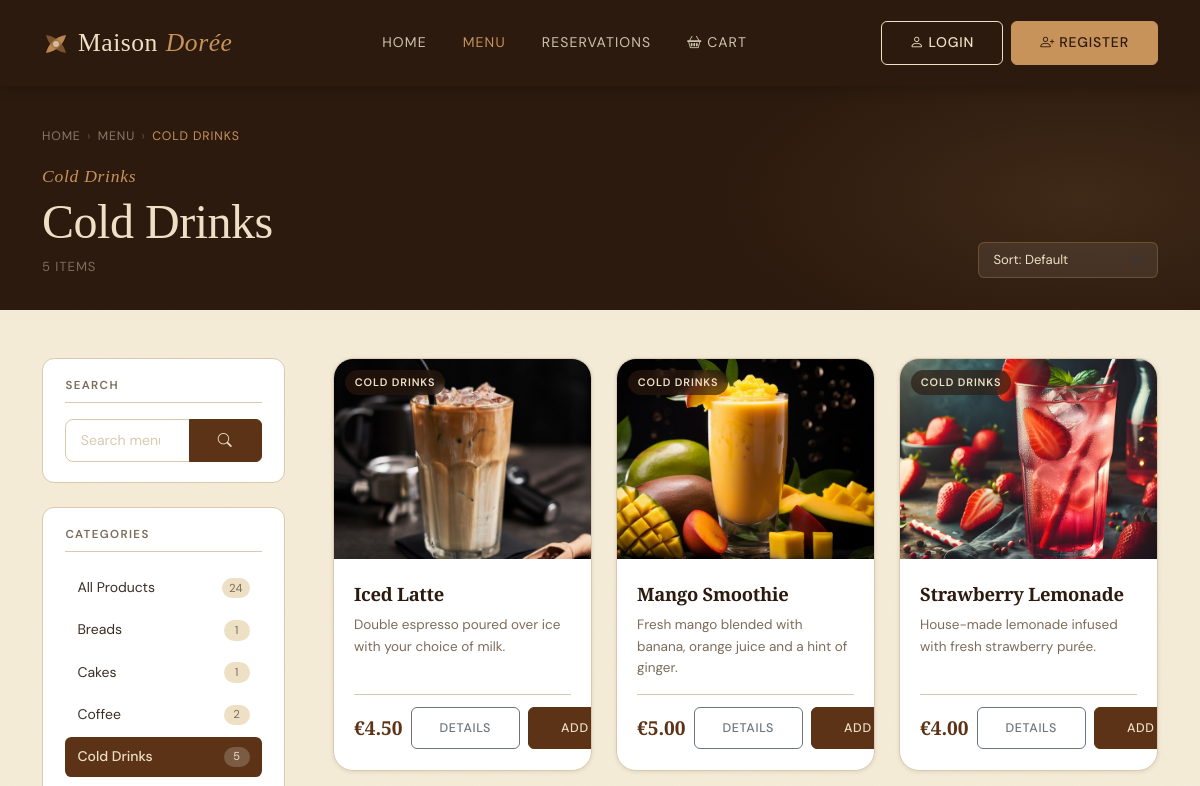
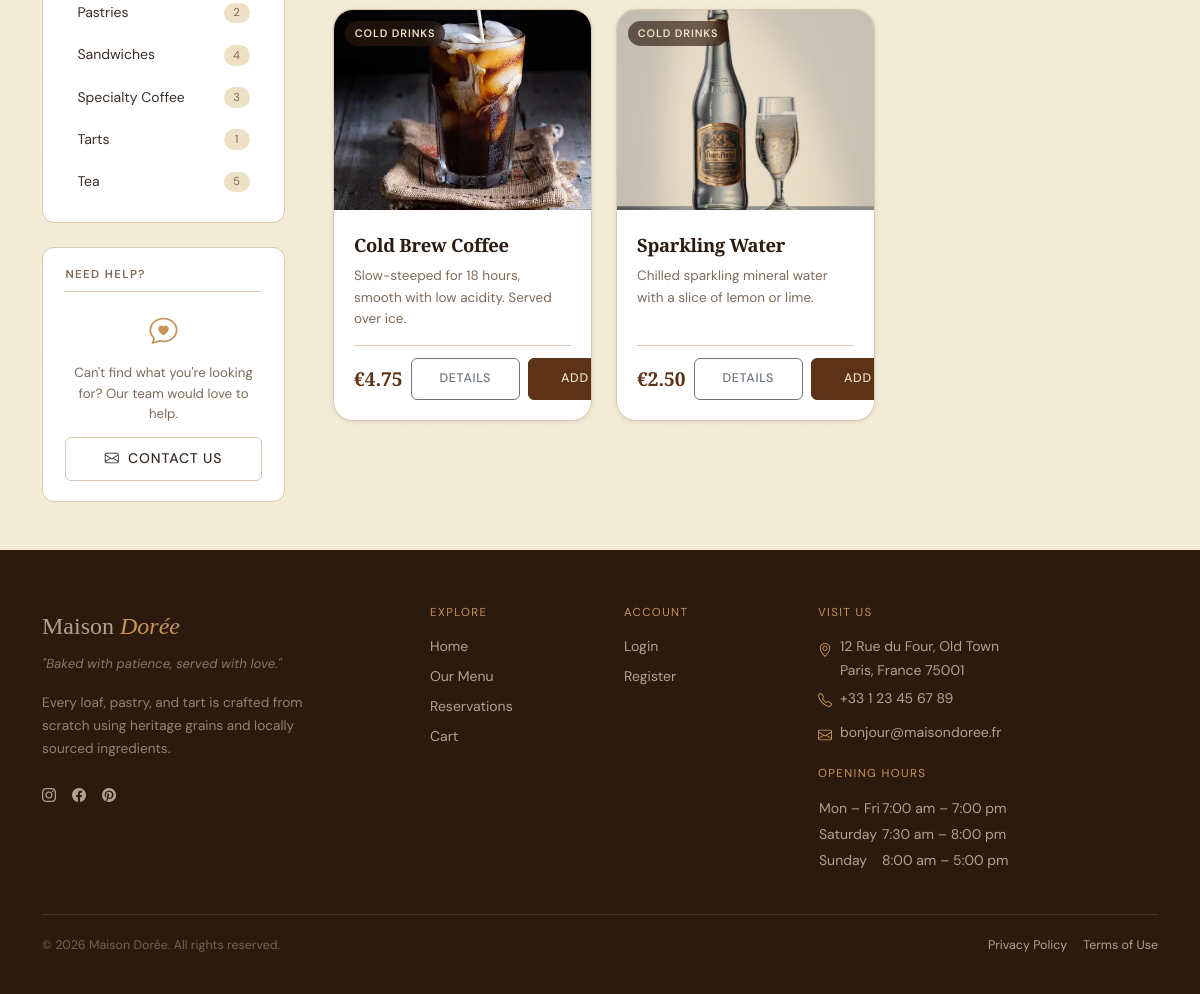
The app's page /products.php?category_id=4 with its own data (2 pictures, top to bottom).
### tables this page shows
CREATE TABLE `categories` (
  `id` int(11) NOT NULL,
  `name` varchar(50) NOT NULL
);

CREATE TABLE `products` (
  `id` int(11) NOT NULL,
  `category_id` int(11) DEFAULT NULL,
  `name` varchar(100) NOT NULL,
  `description` text DEFAULT NULL,
  `price` decimal(10,2) NOT NULL,
  `image_url` varchar(255) DEFAULT NULL
);

### db_connect.php (called while the page is built, shortened)
<?php
function db(): PDO {
    static $pdo = null;
    if ($pdo !== null) return $pdo;
    $dsn = sprintf('mysql:host=%s;port=%s;dbname=%s;charset=%s', DB_HOST, DB_PORT, DB_NAME, DB_CHARSET);
    $options = [
        PDO::ATTR_ERRMODE            => PDO::ERRMODE_EXCEPTION,
        PDO::ATTR_DEFAULT_FETCH_MODE => PDO::FETCH_ASSOC,
        PDO::ATTR_EMULATE_PREPARES   => false,
    ];
    try {
        $pdo = new PDO($dsn, DB_USER, DB_PASS, $options);
    } catch (PDOException $e) {
        error_log($e->getMessage());
        exit('Connection failed.');
    }
    return $pdo;
}
function db_fetch_all(string $sql, array $params = []): array {
    $stmt = db()->prepare($sql);
    $stmt->execute($params);
    return $stmt->fetchAll();
}
function db_fetch_one(string $sql, array $params = []): ?array {
    $stmt = db()->prepare($sql);
    $stmt->execute($params);
    $row = $stmt->fetch();
    return $row !== false ? $row : null;
}
?>

### products.php (the view, shortened to what this page needs)
<?php
require_once 'db_connect.php';
$categoryId = filter_input(INPUT_GET, 'category_id', FILTER_VALIDATE_INT, [
    'options' => ['min_range' => 1],
]);
$searchQuery = trim(strip_tags($_GET['q'] ?? ''));
$sortRaw     = $_GET['sort'] ?? 'default';
$page        = max(1, (int) ($_GET['page'] ?? 1));
$perPage     = 9;
$sortOptions = [
    'default'     => 'p.id ASC',
    'name_asc'    => 'p.name ASC',
    'name_desc'   => 'p.name DESC',
    'price_asc'   => 'p.price ASC',
    'price_desc'  => 'p.price DESC',
];
$sortCol = $sortOptions[$sortRaw] ?? $sortOptions['default'];
$currentCategory = null;
if ($categoryId) {
    $currentCategory = db_fetch_one(
        'SELECT id, name FROM categories WHERE id = :id LIMIT 1',
        [':id' => $categoryId]
    );
}
$allCategories = db_fetch_all(
    'SELECT
         c.id,
         c.name,
         COUNT(p.id) AS product_count
     FROM categories c
     LEFT JOIN products p ON p.category_id = c.id
     GROUP BY c.id, c.name
     ORDER BY c.name ASC'
);
$whereClauses = ['1=1'];
$params       = [];
if ($categoryId) {
    $whereClauses[] = 'p.category_id = :cid';
    $params[':cid'] = $categoryId;
}
$whereSQL = 'WHERE ' . implode(' AND ', $whereClauses);
$totalProducts = (int) db_fetch_one(
    "SELECT COUNT(*) AS cnt
       FROM products p
       JOIN categories c ON c.id = p.category_id
      $whereSQL",
    $params
)['cnt'];
$totalPages = max(1, (int) ceil($totalProducts / $perPage));
$page       = min($page, $totalPages);
$offset     = ($page - 1) * $perPage;
$products = db_fetch_all(
    "SELECT
         p.id,
         p.name,
         p.description,
         p.price,
         p.image_url,
         c.name AS category_name,
         c.id   AS category_id
     FROM products p
     JOIN categories c ON c.id = p.category_id
    $whereSQL
     ORDER BY $sortCol
     LIMIT :lim OFFSET :off",
    array_merge($params, [':lim' => $perPage, ':off' => $offset])
);
function buildUrl(array $overrides = []): string
{
    $base = [
        'category_id' => $_GET['category_id'] ?? null,
        'q'           => $_GET['q']           ?? null,
        'sort'        => $_GET['sort']         ?? null,
        'page'        => $_GET['page']         ?? null,
    ];
    $merged = array_filter(array_merge($base, $overrides), fn($v) => $v !== null && $v !== '');
    return 'products.php?' . http_build_query($merged);
}
require_once __DIR__ . '/header.php';
?>
<section class="prod-hero" aria-labelledby="prod-hero-heading">
    <div class="prod-hero__bg" aria-hidden="true"></div>
    <div class="container position-relative z-1">
        <nav aria-label="Breadcrumb" class="prod-breadcrumb mb-3">
            <a href="index.php">Home</a>
            <span aria-hidden="true">›</span>
            <a href="categories.php">Menu</a>
            <?php if ($currentCategory): ?>
                <span aria-hidden="true">›</span>
                <span aria-current="page"><?= htmlspecialchars($currentCategory['name']) ?></span>
            <?php else: ?>
                <span aria-hidden="true">›</span>
                <span aria-current="page">All Products</span>
            <?php endif; ?>
        </nav>
        <div class="row align-items-end g-3">
            <div class="col">
                <span class="label-script">
                    <?= $currentCategory ? htmlspecialchars($currentCategory['name']) : 'Everything' ?>
                </span>
                <h1 class="prod-hero__title" id="prod-hero-heading">
                    <?php if ($searchQuery !== ''): ?>
                        Results for "<em><?= htmlspecialchars($searchQuery) ?></em>"
                    <?php elseif ($currentCategory): ?>
                        <?= htmlspecialchars($currentCategory['name']) ?>
                    <?php else: ?>
                        All <em>Products</em>
                    <?php endif; ?>
                </h1>
                <p class="prod-hero__meta" aria-live="polite">
                    <?= $totalProducts ?> item<?= $totalProducts !== 1 ? 's' : '' ?>
                </p>
            </div>
            <div class="col-auto">
                <form method="GET" action="products.php" class="d-flex align-items-center gap-2"
                      aria-label="Sort products">
                    <select
                        id="sort"
                        name="sort"
                        class="form-select prod-sort__select"
                        aria-label="Sort products"
                        onchange="this.form.submit()">
                        <option value="default"    <?= $sortRaw === 'default'    ? 'selected' : '' ?>>Sort: Default</option>
                    </select>
                </form>
            </div>
        </div>
    </div>
</section>
<div class="container prod-layout py-5">
    <div class="row g-5">
        <aside class="col-12 col-lg-3" aria-label="Category filter">
            <div class="prod-sidebar-block mb-4">
                <h2 class="prod-sidebar-block__title">Search</h2>
                <form method="GET" action="products.php" role="search" aria-label="Search products">
                    <div class="input-group">
                        <input
                            type="search"
                            name="q"
                            class="form-control prod-sidebar__search"
                            placeholder="Search menu…"
                            value="<?= htmlspecialchars($searchQuery) ?>"
                            aria-label="Search products">
                        <button type="submit" class="btn btn-primary" aria-label="Search">
                            <i class="bi bi-search" aria-hidden="true"></i>
                        </button>
                    </div>
                </form>
            </div>
            <div class="prod-sidebar-block">
                <h2 class="prod-sidebar-block__title">Categories</h2>
                <nav aria-label="Filter by category">
                    <ul class="prod-cat-list" role="list">
                        <li role="listitem">
                            <a
                                href="products.php<?= $searchQuery ? '?q=' . urlencode($searchQuery) : '' ?>"
                                class="prod-cat-list__item <?= !$categoryId ? 'prod-cat-list__item--active' : '' ?>"
                                aria-current="<?= !$categoryId ? 'page' : 'false' ?>">
                                <span class="prod-cat-list__name">All Products</span>
                                <span class="prod-cat-list__count">
                                    <?= array_sum(array_column($allCategories, 'product_count')) ?>
                                </span>
                            </a>
                        </li>
                        <?php foreach ($allCategories as $cat): ?>
                            <li role="listitem">
                                <a
                                    href="<?= buildUrl(['category_id' => $cat['id'], 'page' => null]) ?>"
                                    class="prod-cat-list__item <?= (int)($currentCategory['id'] ?? 0) === (int)$cat['id'] ? 'prod-cat-list__item--active' : '' ?>"
                                    aria-current="<?= (int)($currentCategory['id'] ?? 0) === (int)$cat['id'] ? 'page' : 'false' ?>">
                                    <span class="prod-cat-list__name">
                                        <?= htmlspecialchars($cat['name']) ?>
                                    </span>
                                    <span class="prod-cat-list__count">
                                        <?= (int) $cat['product_count'] ?>
                                    </span>
                                </a>
                            </li>
                        <?php endforeach; ?>
                    </ul>
                </nav>
            </div>
            <div class="prod-sidebar-block mt-4">
                <h2 class="prod-sidebar-block__title">Need Help?</h2>
                <div class="prod-sidebar-help">
                    <i class="bi bi-chat-heart prod-sidebar-help__icon" aria-hidden="true"></i>
                    <p class="prod-sidebar-help__text">
                        Can't find what you're looking for? Our team would love to help.
                    </p>
                    <a href="mailto:bonjour@maisondoree.fr" class="btn btn-ghost btn-sm w-100">
                        <i class="bi bi-envelope me-1" aria-hidden="true"></i> Contact Us
                    </a>
                </div>
            </div>
        </aside>
        <main class="col-12 col-lg-9" id="products-grid" aria-label="Products">
            <?php if (empty($products)): ?>
                <div class="prod-empty" role="status" aria-live="polite">
                    <i class="bi bi-bag-x prod-empty__icon" aria-hidden="true"></i>
                    <h2 class="prod-empty__title">
                        <?= $searchQuery !== ''
                            ? 'No results for "' . htmlspecialchars($searchQuery) . '"'
                            : 'No products available' ?>
                    </h2>
                    <p class="prod-empty__body">
                        <?= $searchQuery !== ''
                            ? 'Try a different search term, or browse a category below.'
                            : 'Check back soon — our bakers are hard at work!' ?>
                    </p>
                    <div class="d-flex gap-3 justify-content-center flex-wrap mt-3">
                        <a href="categories.php" class="btn btn-primary">Browse All Categories</a>
                        <?php if ($searchQuery !== '' || $categoryId): ?>
                            <a href="products.php" class="btn btn-ghost">Clear Filters</a>
                        <?php endif; ?>
                    </div>
                </div>
            <?php else: ?>
                <div class="row g-4" id="productGrid">
                    <?php foreach ($products as $index => $product):
                        $price = number_format((float)$product['price'], 2);
                        $imgSrc = !empty($product['image_url'])
                            ? 'images/' . htmlspecialchars($product['image_url'], ENT_QUOTES)
                            : 'images/placeholder.jpg';
                    ?>
                        <div
                            class="col-12 col-sm-6 col-xl-4"
                            style="--p-delay:<?= $index * 0.06 ?>s">
                            <article
                                class="prod-card"
                                aria-label="<?= htmlspecialchars($product['name']) ?>, €<?= $price ?>">
                                <a
                                    href="product_details.php?id=<?= (int) $product['id'] ?>"
                                    class="prod-card__thumb-link"
                                    tabindex="-1"
                                    aria-hidden="true">
                                    <img
                                        src="<?= $imgSrc ?>"
                                        alt="<?= htmlspecialchars($product['name']) ?>"
                                        class="prod-card__img card-img-top"
                                        loading="lazy"
                                        width="400"
                                        height="200"
                                        onerror="this.onerror=null; this.src='images/placeholder.jpg';">
                                    <span class="prod-card__category-ribbon">
                                    </span>
                                </a>
                                <div class="prod-card__body">
                                    <h3 class="prod-card__name">
                                        <a
                                            href="product_details.php?id=<?= (int) $product['id'] ?>"
                                            class="prod-card__name-link">
                                            <?= htmlspecialchars($product['name']) ?>
                                        </a>
                                    </h3>
                                    <?php if (!empty($product['description'])): ?>
                                        <p class="prod-card__desc">
                                            <?= htmlspecialchars(
                                                mb_strimwidth($product['description'], 0, 90, '…')
                                            ) ?>
                                        </p>
                                    <?php endif; ?>
                                    <div class="prod-card__footer">
                                        <span class="prod-card__price" aria-label="Price: €<?= $price ?>">
                                            €<?= $price ?>
                                        </span>
                                        <div class="d-flex gap-2 align-items-center">
                                            <a
                                                href="product_details.php?id=<?= (int) $product['id'] ?>"
                                                class="btn btn-outline-secondary btn-sm prod-card__cta"
                                                aria-label="View details for <?= htmlspecialchars($product['name']) ?>">
                                                Details
                                            </a>
                                            <a
                                                href="addtocart.php?id=<?= (int) $product['id'] ?>"
                                                class="btn btn-primary btn-sm prod-card__cta"
                                                aria-label="Add <?= htmlspecialchars($product['name']) ?> to cart">
                                                <i class="bi bi-basket-plus me-1" aria-hidden="true"></i>Add
                                            </a>
                                        </div>
                                    </div>
                                </div>
                            </article>
                        </div>
                    <?php endforeach; ?>
                </div>
            <?php endif; ?>
        </main>
    </div>
</div>
<?php require_once __DIR__ . '/footer.php'; ?>

### records on screen
categories: name "COLD DRINKS", name "Cold Drinks", product_count "5"
categories: name "Breads", product_count "1"
categories: name "Cakes", product_count "1"
categories: name "Coffee", product_count "2"
categories: name "Pastries", product_count "2"
categories: name "Sandwiches", product_count "4"
categories: name "Specialty Coffee", product_count "3"
categories: name "Tarts", product_count "1"
categories: name "Tea", product_count "5"
products: image_url (picture), name "Iced Latte", description "Double espresso poured over ice with your choice of milk.", price "4.50"
products: image_url (picture), name "Mango Smoothie", description "Fresh mango blended with banana, orange juice and a hint of ginger.", price "5.00"
products: image_url (picture), name "Strawberry Lemonade", description "House-made lemonade infused with fresh strawberry purée.", price "4.00"
products: image_url (picture), name "Cold Brew Coffee", description "Slow-steeped for 18 hours, smooth with low acidity. Served over ice.", price "4.75"
products: image_url (picture), name "Sparkling Water", description "Chilled sparkling mineral water with a slice of lemon or lime.", price "2.50"

### other values on screen
$totalProducts "5"
array_sum(array_column($allCategories, 'product_count')) "24"
